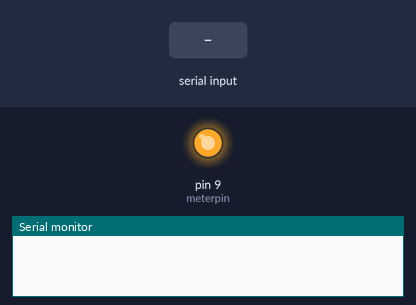
Simulated run of this sketch. Board: Arduino Uno, built with avr-gcc and run on an emulated ATmega328P. Parts: output pins drawn as LEDs (lit = HIGH), the last lines printed to the serial monitor. Inputs (shaded band) come from the test bench.

Above: at 1.2 s.
1.3 s: "90,45\n" received over Serial
At 2.5 s:
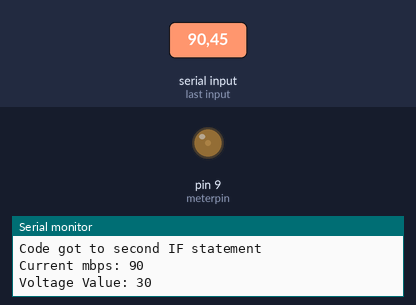
2.8 s: "30,150\n" received over Serial
At 3.8 s:
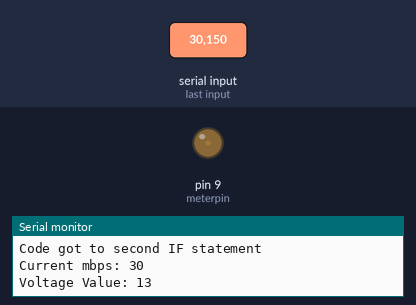
Timing chart, 0 to 5.8 s (numbered marks = the images above; inputs shaded):
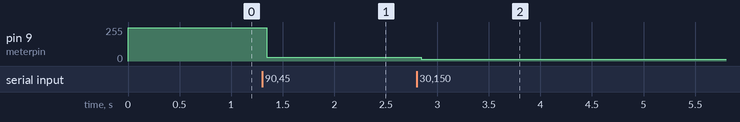

The sketch:

ArduinoSpeedMeter.ino
```cpp
//Bluetooth Internet Speed Meter

int maxmbps = 900;
float readserial = 700;
int currentmbps = 700;
int maxvolt = 255;
static int meterpin = 9;
static int bufsiz = 8;

void setup() {
  TCCR1B = TCCR1B & 0b11111001;
  // setup pin for Meter
  pinMode(9, OUTPUT);
  Serial.begin(9600);
  //set timeout to stop reading in milliseconds
  //Serial.setTimeout(1000);
  analogWrite(meterpin, 250);
}

void loop() {
  // check serial available
if (Serial.available() > 0) {

     //get serial data for speed
    readserial=serialreadvalue();
    currentmbps = (int) readserial;
//    if (Serial.read() == '\n') {

    // if Current Speed is greater than max speed, set meter to max
      if (currentmbps >= maxmbps) {
        analogWrite(meterpin, maxvolt);
        Serial.print("Code got to first IF statement");
        Serial.println();
        Serial.print("Current mbps: ");
        Serial.print(currentmbps);
        Serial.println();
      }
// otherwise, we need to set a non max voltage push scale voltage to meter
      if (currentmbps <= (maxmbps-5)) {
        // determine percentage of max speed and convert to percentage of max voltage range
        int voltagevalue = roundedDivision(currentmbps, maxmbps, maxvolt);
        analogWrite(meterpin, voltagevalue);
        Serial.print("Code got to second IF statement");
        Serial.println();
        Serial.print("Current mbps: ");
        Serial.print(currentmbps);
        Serial.println();
        Serial.print("Voltage Value: ");
        Serial.print(voltagevalue);
        Serial.println();
      }
//    }
  }
}

int serialreadvalue() {
  char buf[bufsiz];
  buf[0] = '\0';
  for (int i = 0; ; ) {
    if (Serial.available() <= 0) {
      delayMicroseconds(521);
    } else {
      buf[i] = Serial.read();
      if (buf[i] == '\r' || buf[i] == '\n' || buf[i] == '\0') {
        buf[i] = '\0';
        break;
      }
      (i < bufsiz-1) ? i++ : 0;
    }
  }
  return(atoi(buf));
}

int roundedDivision(int n, int d, int maxv)
{
  float r1 = (float)n / (float)d;
  float v1 = r1 * maxv;
  int r2 = n / d;
  int v2 = r2 * maxv;
  Serial.print("Calculated Float Voltge: ");
  Serial.print(v1);
  Serial.println();
  Serial.print("Calculated Int Voltge: ");
  Serial.print(v2);
  Serial.println();

  v1 -= v2;
  if(v1 >= 0.5)
     v2++;

  Serial.print("Rounded Int Voltge: ");
  Serial.print(v2);
  Serial.println();
  int v3 = (int) v1;
  v3 = v3+5;
  Serial.print("Cast Int Voltge: ");
  Serial.print(v3);
  Serial.println();
  return v3;
}
```

Measured:
- after the input at 1.3 s, pin 9 (meterpin): 250/255 → 30/255 after 0.05 s
- after the input at 2.8 s, pin 9 (meterpin): 30/255 → 13/255 after 0.05 s
